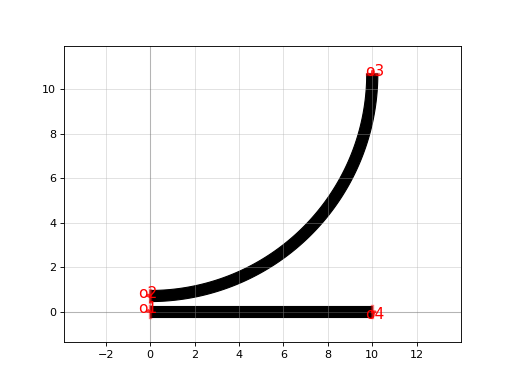

This chart was generated by the following Python code:
import gdsfactory as gf

c = gf.components.coupler90circular()
c.plot()
